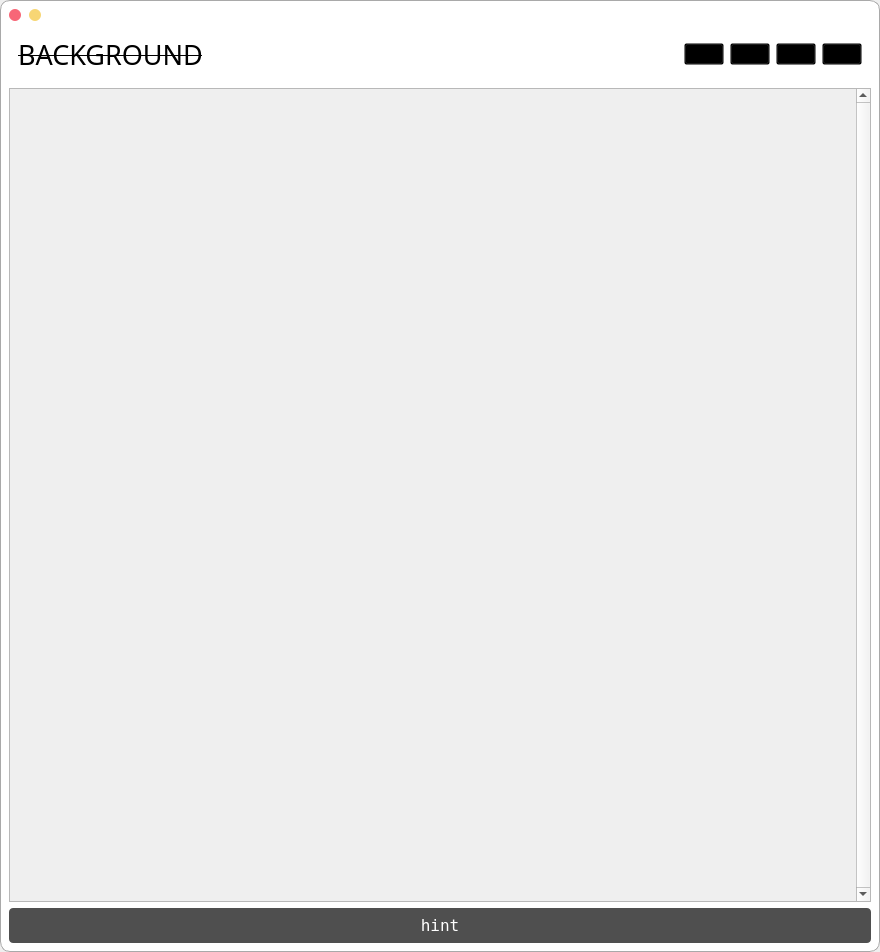
<?xml version="1.0" encoding="UTF-8"?>
<ui version="4.0">
 <class>MainWindow</class>
 <widget class="QMainWindow" name="MainWindow">
  <property name="geometry">
   <rect>
    <x>0</x>
    <y>0</y>
    <width>880</width>
    <height>952</height>
   </rect>
  </property>
  <property name="windowTitle">
   <string>Background Eraser</string>
  </property>
  <property name="styleSheet">
   <string notr="true">#centralwidget {
	background-color: rgb(255, 255, 255);
	border:1px solid darkGray;
 	border-radius:10px;
  	/*border-bottom-right-radius:10px;*/
}</string>
  </property>
  <widget class="QWidget" name="centralwidget">
   <layout class="QVBoxLayout" name="verticalLayout">
    <item>
     <widget class="QWidget" name="widget" native="true">
      <property name="sizePolicy">
       <sizepolicy hsizetype="Fixed" vsizetype="Fixed">
        <horstretch>0</horstretch>
        <verstretch>0</verstretch>
       </sizepolicy>
      </property>
      <property name="toolTipDuration">
       <number>-1</number>
      </property>
      <layout class="QHBoxLayout" name="horizontalLayout_2">
       <property name="spacing">
        <number>8</number>
       </property>
       <property name="sizeConstraint">
        <enum>QLayout::SetDefaultConstraint</enum>
       </property>
       <property name="leftMargin">
        <number>0</number>
       </property>
       <property name="topMargin">
        <number>0</number>
       </property>
       <property name="rightMargin">
        <number>0</number>
       </property>
       <property name="bottomMargin">
        <number>0</number>
       </property>
       <item>
        <widget class="QPushButton" name="close_button">
         <property name="enabled">
          <bool>true</bool>
         </property>
         <property name="sizePolicy">
          <sizepolicy hsizetype="Fixed" vsizetype="Fixed">
           <horstretch>0</horstretch>
           <verstretch>0</verstretch>
          </sizepolicy>
         </property>
         <property name="minimumSize">
          <size>
           <width>0</width>
           <height>0</height>
          </size>
         </property>
         <property name="maximumSize">
          <size>
           <width>12</width>
           <height>12</height>
          </size>
         </property>
         <property name="styleSheet">
          <string notr="true">QPushButton{background:#F76677;border-radius:6px;}QPushButton:hover{background:red;}</string>
         </property>
         <property name="text">
          <string/>
         </property>
         <property name="iconSize">
          <size>
           <width>0</width>
           <height>0</height>
          </size>
         </property>
         <property name="checkable">
          <bool>false</bool>
         </property>
        </widget>
       </item>
       <item>
        <widget class="QPushButton" name="mini_button">
         <property name="sizePolicy">
          <sizepolicy hsizetype="Fixed" vsizetype="Fixed">
           <horstretch>0</horstretch>
           <verstretch>0</verstretch>
          </sizepolicy>
         </property>
         <property name="maximumSize">
          <size>
           <width>12</width>
           <height>12</height>
          </size>
         </property>
         <property name="styleSheet">
          <string notr="true">QPushButton{background:#F7D674;border-radius:6px;}QPushButton:hover{background:yellow;}</string>
         </property>
         <property name="text">
          <string/>
         </property>
         <property name="iconSize">
          <size>
           <width>0</width>
           <height>0</height>
          </size>
         </property>
        </widget>
       </item>
      </layout>
     </widget>
    </item>
    <item>
     <widget class="QWidget" name="tool_bar" native="true">
      <property name="sizePolicy">
       <sizepolicy hsizetype="Preferred" vsizetype="Fixed">
        <horstretch>0</horstretch>
        <verstretch>0</verstretch>
       </sizepolicy>
      </property>
      <layout class="QHBoxLayout" name="horizontalLayout">
       <item>
        <widget class="QLabel" name="label">
         <property name="minimumSize">
          <size>
           <width>150</width>
           <height>0</height>
          </size>
         </property>
         <property name="maximumSize">
          <size>
           <width>16777215</width>
           <height>16777215</height>
          </size>
         </property>
         <property name="font">
          <font>
           <family>Bauhaus 93</family>
           <pointsize>20</pointsize>
           <weight>50</weight>
           <italic>false</italic>
           <bold>false</bold>
           <underline>false</underline>
           <strikeout>true</strikeout>
          </font>
         </property>
         <property name="text">
          <string>BACKGROUND</string>
         </property>
         <property name="wordWrap">
          <bool>true</bool>
         </property>
         <property name="margin">
          <number>4</number>
         </property>
        </widget>
       </item>
       <item>
        <spacer name="horizontalSpacer">
         <property name="orientation">
          <enum>Qt::Horizontal</enum>
         </property>
         <property name="sizeHint" stdset="0">
          <size>
           <width>40</width>
           <height>20</height>
          </size>
         </property>
        </spacer>
       </item>
       <item>
        <widget class="QPushButton" name="title_image">
         <property name="sizePolicy">
          <sizepolicy hsizetype="Preferred" vsizetype="Fixed">
           <horstretch>0</horstretch>
           <verstretch>0</verstretch>
          </sizepolicy>
         </property>
         <property name="styleSheet">
          <string notr="true">QPushButton{
background:transparent;
}
QPushButton:hover{
color:rgb(71,186,204);
background:transparent;
}
QPushButton:pressed{
color:white;
background-color:rgb(71,186,204);
}
QPushButton:!enabled
{
color:rgb(130,130,130);
}
QPushButton:focus {
color:black;
background-color:white;
}</string>
         </property>
         <property name="text">
          <string/>
         </property>
        </widget>
       </item>
       <item>
        <widget class="QPushButton" name="title_trimap">
         <property name="styleSheet">
          <string notr="true">QPushButton{
background:transparent;
}
QPushButton:hover{
color:rgb(71,186,204);
background:transparent;
}
QPushButton:pressed{
color:white;
background-color:rgb(71,186,204);
}
QPushButton:!enabled
{
color:rgb(130,130,130);
}
QPushButton:focus {
color:black;
background-color:white;
}</string>
         </property>
         <property name="text">
          <string/>
         </property>
        </widget>
       </item>
       <item>
        <widget class="QPushButton" name="title_matting">
         <property name="styleSheet">
          <string notr="true">QPushButton{
background:transparent;
}
QPushButton:hover{
color:rgb(71,186,204);
background:transparent;
}
QPushButton:pressed{
color:white;
background-color:rgb(71,186,204);
}
QPushButton:!enabled
{
color:rgb(130,130,130);
}
QPushButton:focus {
color:black;
background-color:white;
}</string>
         </property>
         <property name="text">
          <string/>
         </property>
        </widget>
       </item>
       <item>
        <widget class="QPushButton" name="title_cutout">
         <property name="styleSheet">
          <string notr="true">QPushButton{
background:transparent;
}</string>
         </property>
         <property name="text">
          <string/>
         </property>
         <property name="icon">
          <iconset>
           <normaloff>icon/file.png</normaloff>icon/file.png</iconset>
         </property>
        </widget>
       </item>
      </layout>
     </widget>
    </item>
    <item>
     <widget class="QScrollArea" name="scrollArea">
      <property name="styleSheet">
       <string notr="true"/>
      </property>
      <property name="verticalScrollBarPolicy">
       <enum>Qt::ScrollBarAlwaysOn</enum>
      </property>
      <property name="horizontalScrollBarPolicy">
       <enum>Qt::ScrollBarAlwaysOff</enum>
      </property>
      <property name="widgetResizable">
       <bool>true</bool>
      </property>
      <widget class="QWidget" name="content">
       <property name="geometry">
        <rect>
         <x>0</x>
         <y>0</y>
         <width>843</width>
         <height>18</height>
        </rect>
       </property>
       <property name="sizePolicy">
        <sizepolicy hsizetype="Preferred" vsizetype="Fixed">
         <horstretch>0</horstretch>
         <verstretch>0</verstretch>
        </sizepolicy>
       </property>
       <layout class="QVBoxLayout" name="verticalLayout_2"/>
      </widget>
     </widget>
    </item>
    <item>
     <widget class="QPushButton" name="hint">
      <property name="font">
       <font>
        <family>Terminal</family>
        <pointsize>12</pointsize>
        <weight>50</weight>
        <bold>false</bold>
       </font>
      </property>
      <property name="styleSheet">
       <string notr="true">QPushButton#hint{
background-color: rgb(79, 79, 79);
color: rgb(255, 255, 255);
border-radius:4px;
padding:8px;
}</string>
      </property>
      <property name="text">
       <string>hint</string>
      </property>
     </widget>
    </item>
   </layout>
  </widget>
 </widget>
 <resources/>
 <connections/>
</ui>
